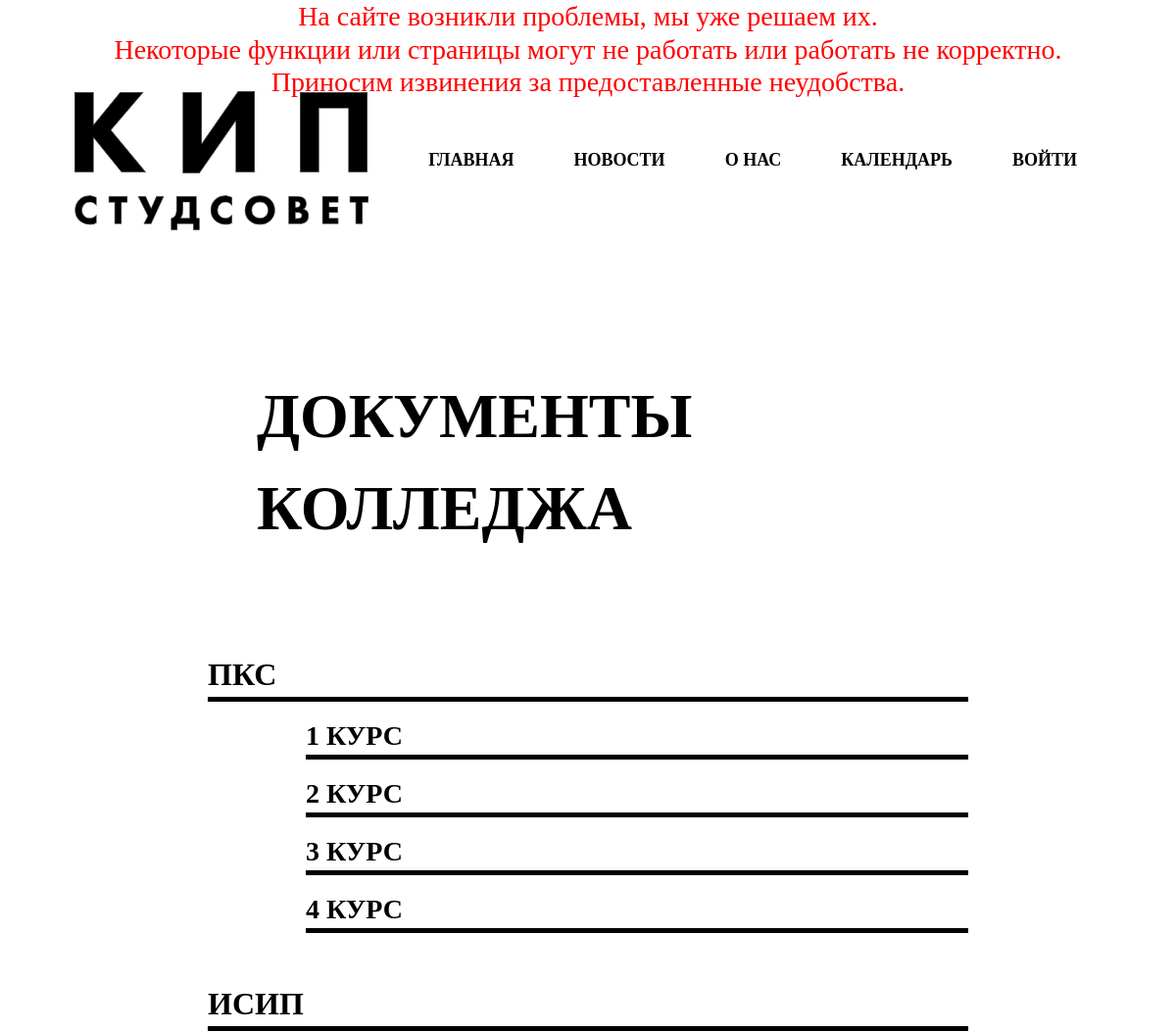
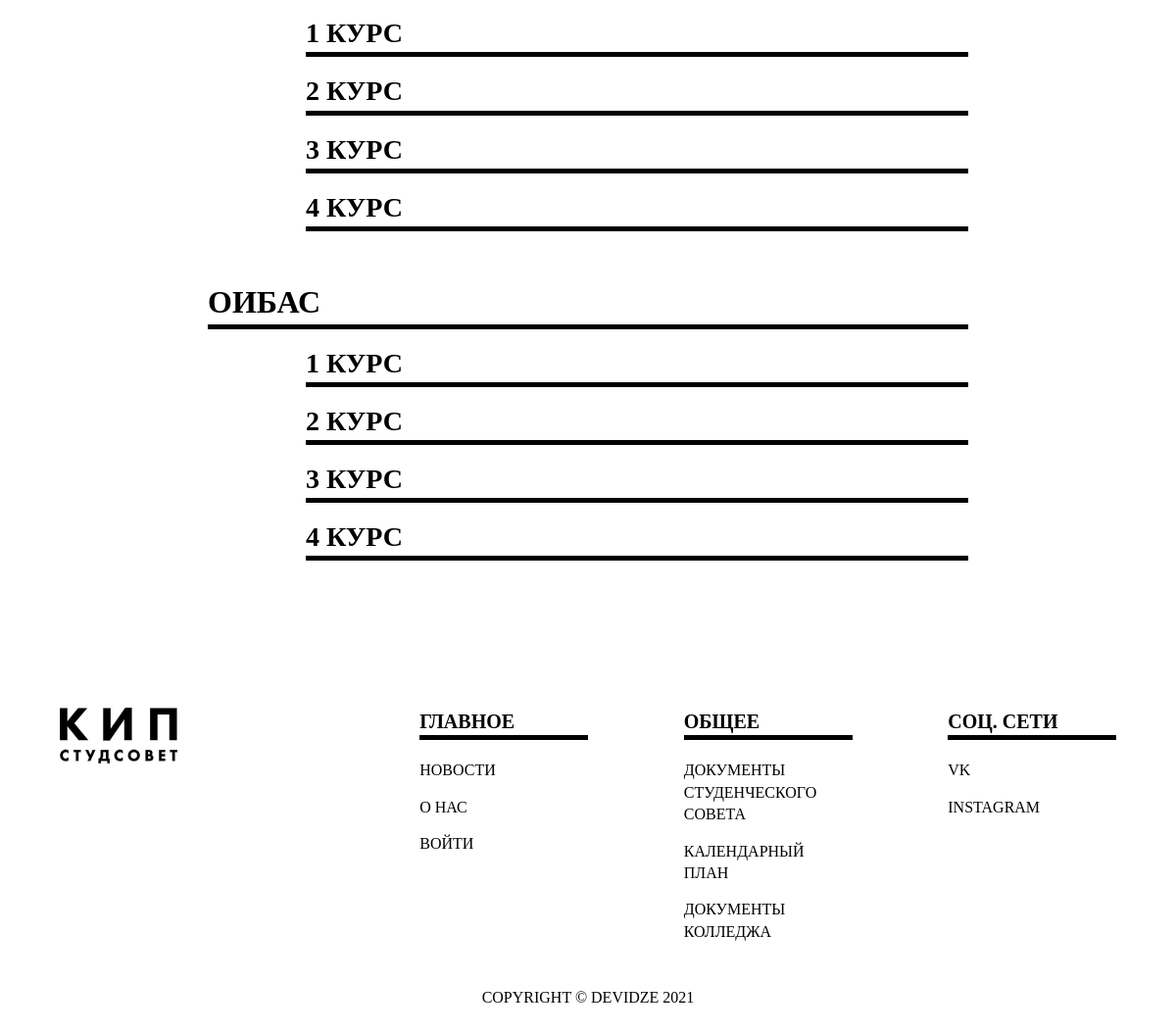
/docs_college/, run on the app's committed database (2 pictures, top to bottom).
### accounts/models.py (models this page shows)
class Specialty(models.Model):
    name        = models.CharField(max_length=200, null=True)
    def __str__(self):
        return self.name

### accounts/views.py (the view)
# urls.py: path('docs_college/', views.docs_college, name="docs_college"),
def docs_college(request):
    specialties = Specialty.objects.all()
    cources = ["1 курс", "2 курс", "3 курс", "4 курс"]
    docs = DocsCollege.objects.all()
    context = {
        'specialties':specialties, 'cources':cources, 'docs':docs
    }
    return render(request, 'accounts/pages/docs_college.html', context)

### accounts/templates/accounts/pages/docs_college.html (shortened to what this page needs)
{% extends 'accounts/main.html' %}
{% load static %}
{% block content %}
<section class="promo row">
    <div class="col-12 col-sm-7 promo-header">
        Документы Колледжа
    </div>
</section>
<section class="docs row">
    <div class="col-0 col-xs-0 col-sm-1 col-md-1 col-lg-2"></div>
    <div class="col-xs-12 col-sm-10 col-md-10 col-lg-8">
        {% for specialty in specialties %}
        <div class="doc-box-class">
            <div class="doc-header">{{specialty}}</div>
            {% for cource in cources %}
                <div class="doc-year">
                    <div class="doc-year-header">{{cource}}</div>
                </div>
            {% endfor %}
        </div>
        {% endfor %}
    </div>
    <div class="col-0 col-xs-0 col-sm-1 col-md-1 col-lg-2"></div>
</section>
{% endblock %}

### static/css/styles.css (style rules this page uses)
body { min-width: 400px; }
@media all { .promo { margin-bottom: 50px; display: flex; justify-content: center; } }
@media all { .docs { margin-bottom: 150px; } }
@media all { .doc-header { margin-top: 100px; } }
@media all { .doc-year-header { margin-left: 100px; margin-top: 30px; } }
@media (max-width: 3840px) { .doc-header { margin-top: 100px; } }
@media (max-width: 3840px) { .doc-year-header { margin-left: 100px; margin-top: 30px; } }
@media (max-width: 1440px) { .doc-header { margin-top: 50px; } }
@media (max-width: 1440px) { .doc-year-header { margin-left: 100px; margin-top: 15px; } }

### accounts/templates/accounts/pages/docs_college.html (style rules this page uses)
.doc-header { font-weight: 800; font-size: 2rem; text-transform: uppercase; border-bottom: black 5px solid; }

### data on the page
Specialty: name "ПКС", cources "1 КУРС" "2 КУРС" "3 КУРС" "4 КУРС"
Specialty: name "ИСИП", cources "1 КУРС" "2 КУРС" "3 КУРС" "4 КУРС"
Specialty: name "ОИБАС", cources "1 КУРС" "2 КУРС" "3 КУРС" "4 КУРС"
